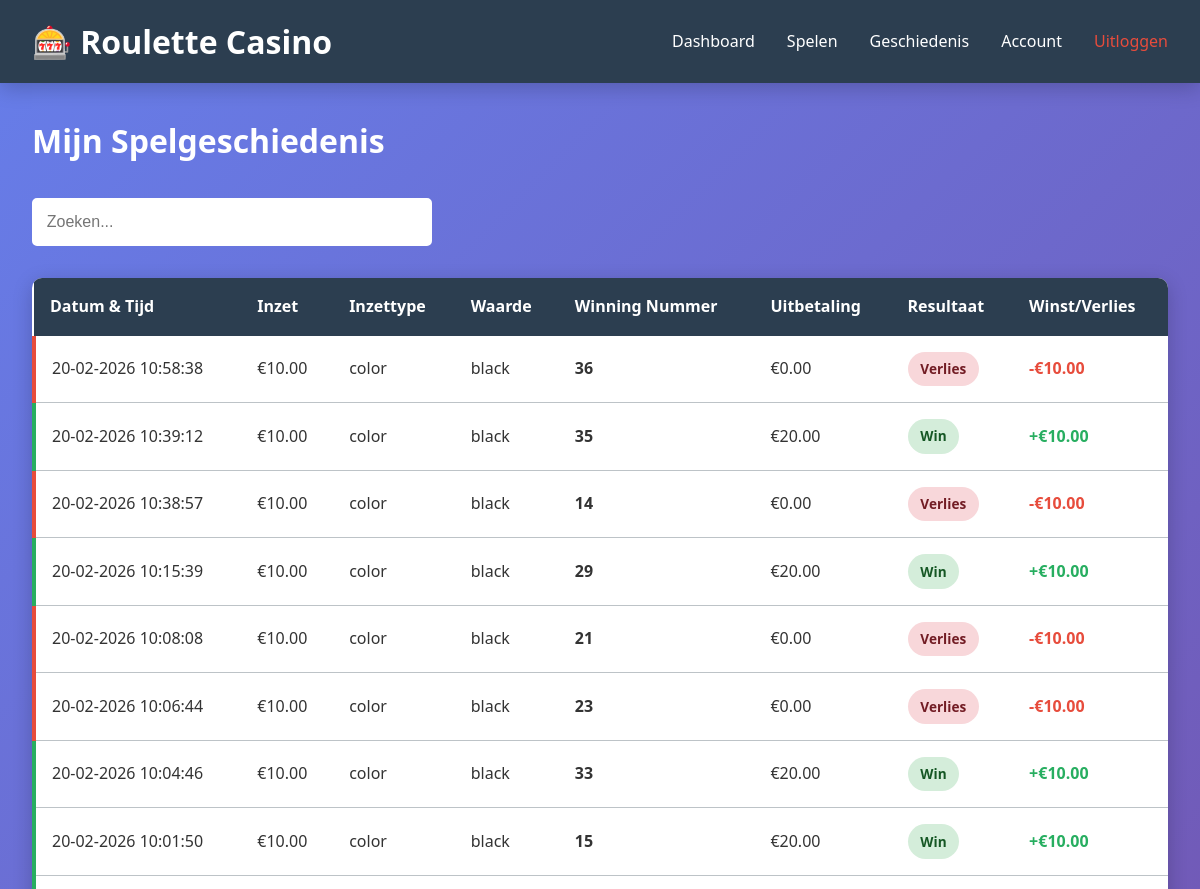
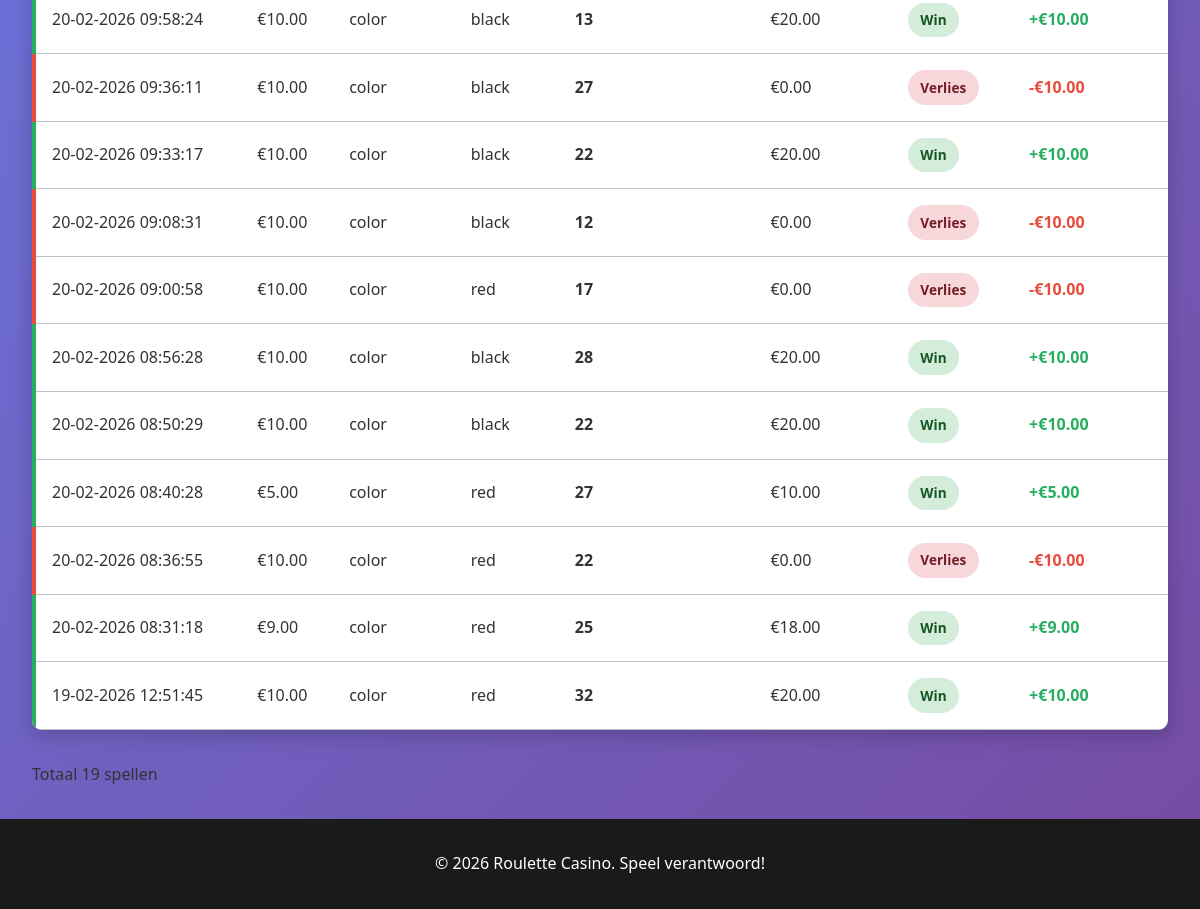
The app's page /history (signed in), older data (2 pictures, top to bottom).
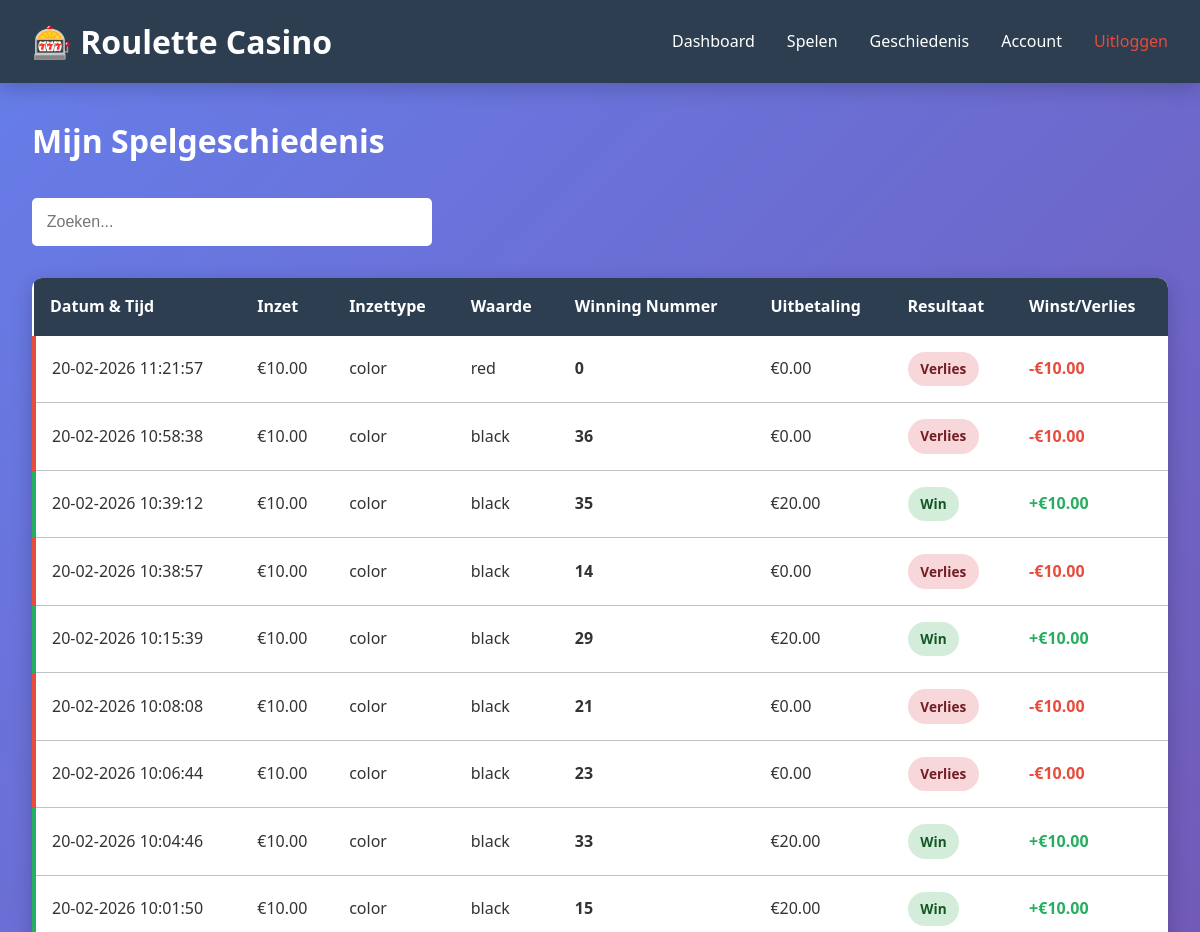
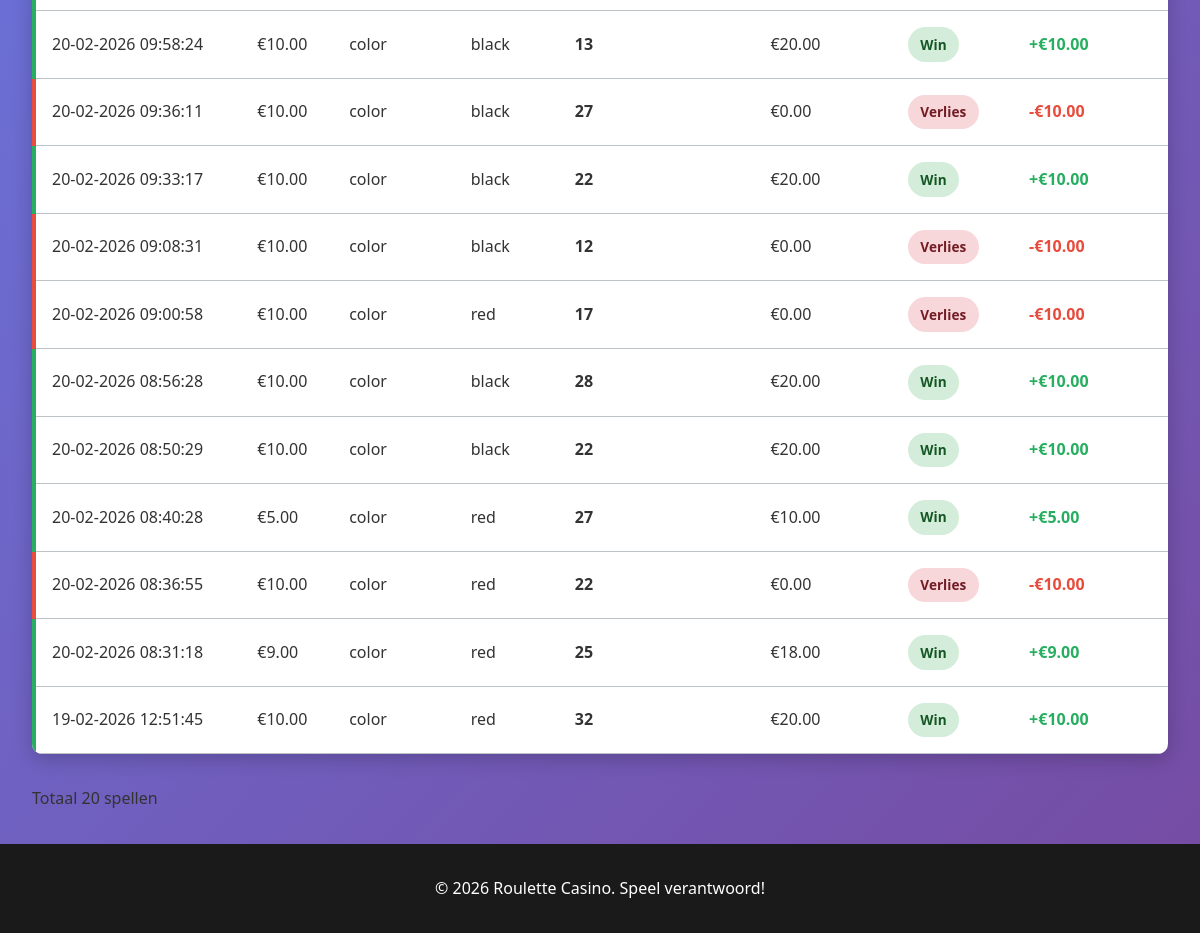
The same page, newer data (2 pictures, top to bottom).
### nseroulette.py (models this page shows, shortened)
class GameRound(db.Model):
    id = db.Column(db.Integer, primary_key=True)
    user_id = db.Column(db.Integer, db.ForeignKey('user.id'), nullable=False)
    bet_amount = db.Column(db.Float, nullable=False)
    bet_type = db.Column(db.String(50), nullable=False)  # 'number', 'color', 'odd/even', etc.
    bet_value = db.Column(db.String(50), nullable=False)  # '17', 'red', 'odd', etc.
    winning_number = db.Column(db.Integer, nullable=False)
    result = db.Column(db.String(10), nullable=False)  # 'win' or 'lose'
    payout = db.Column(db.Float, default=0.0)
    created_at = db.Column(db.DateTime, default=datetime.utcnow)

### nseroulette.py (the view)
@app.route('/history')
@login_required
def history():
    games = GameRound.query.filter_by(user_id=session['user_id']).order_by(GameRound.created_at.desc()).all()
    return render_template('history.html', games=games)

### nseroulette.py (called while the page is built)
def login_required(f):
    @wraps(f)
    def decorated_function(*args, **kwargs):
        if 'user_id' not in session:
            return redirect(url_for('login'))
        return f(*args, **kwargs)
    return decorated_function

### templates/history.html (shortened to what this page needs)
{% extends "base.html" %}
{% block content %}
<div class="history-container">
    <h1>Mijn Spelgeschiedenis</h1>
    {% if games %}
    <div class="history-filters">
        <input type="text" id="searchFilter" placeholder="Zoeken..." class="search-input">
    </div>
    <table class="games-table full-table">
        <thead>
            <tr>
                <th>Datum & Tijd</th>
                <th>Inzet</th>
                <th>Inzettype</th>
                <th>Waarde</th>
                <th>Winning Nummer</th>
                <th>Uitbetaling</th>
                <th>Resultaat</th>
                <th>Winst/Verlies</th>
            </tr>
        </thead>
        <tbody>
            {% for game in games %}
            <tr class="result-{{ game.result }}">
                <td>{{ game.created_at.strftime('%d-%m-%Y %H:%M:%S') }}</td>
                <td>€{{ "%.2f"|format(game.bet_amount) }}</td>
                <td>{{ game.bet_type }}</td>
                <td>{{ game.bet_value }}</td>
                <td><strong>{{ game.winning_number }}</strong></td>
                <td>€{{ "%.2f"|format(game.payout) }}</td>
                <td><span class="badge badge-{{ game.result }}">{{ 'Win' if game.result == 'win' else 'Verlies' }}</span></td>
                <td class="amount-cell">
                    {% if game.result == 'win' %}
                        <span class="amount-win">+€{{ "%.2f"|format(game.payout - game.bet_amount) }}</span>
                    {% else %}
                        <span class="amount-loss">-€{{ "%.2f"|format(game.bet_amount) }}</span>
                    {% endif %}
                </td>
            </tr>
            {% endfor %}
        </tbody>
    </table>
    {% if games|length > 10 %}
    <div class="pagination">
        <p>Totaal {{ games|length }} spellen</p>
    </div>
    {% endif %}
    {% else %}
    <div class="empty-state">
        <p>Je hebt nog geen spellen gespeeld.</p>
        <a href="{{ url_for('game') }}" class="btn btn-primary">Start nu spelen!</a>
    </div>
    {% endif %}
</div>
{% endblock %}

Row changes from the older to the newer data that the page shows:
added GameRound: created_at "20-02-2026 11:21:57", bet_amount "10.00", bet_type "color", bet_value "red", winning_number "0", payout "0.00", result "Verlies"
Text that changed along with them:
{{ games|length }}: "19" → "20"
